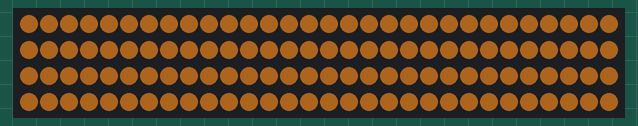
A sketch run on a simulated Arduino Uno, built with avr-gcc and run on an emulated ATmega328P. Shown: 120 RGB LEDs in strip order, left to right, continuing on the next row. Dim RGB values are drawn brighter than linear.

Above: at 2.6 s.

The sketch:

led.ino
```cpp
#define LED_PIN 5
#define LED_NUM 120
#include <FastLED.h>
CRGB leds[LED_NUM];

void setup() {
  delay(1500); // Защитная пауза при старте

  FastLED.addLeds<WS2812B, LED_PIN, GRB>(leds, LED_NUM);
  FastLED.setBrightness(50);

  FastLED.clear();

  delay(1000);
  fill_solid(leds, LED_NUM, CRGB(255, 147, 41));
  FastLED.show();
}

void loop() {
}
```
